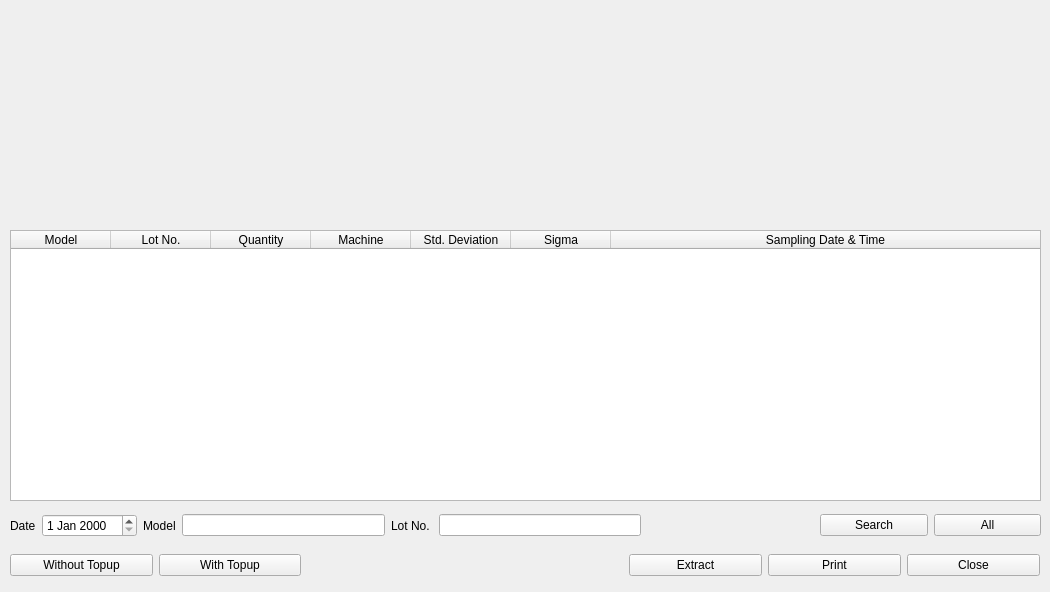
<?xml version="1.0" encoding="UTF-8"?>
<ui version="4.0">
 <class>form</class>
 <widget class="QWidget" name="form">
  <property name="geometry">
   <rect>
    <x>0</x>
    <y>0</y>
    <width>1050</width>
    <height>592</height>
   </rect>
  </property>
  <property name="minimumSize">
   <size>
    <width>1050</width>
    <height>592</height>
   </size>
  </property>
  <property name="maximumSize">
   <size>
    <width>1050</width>
    <height>592</height>
   </size>
  </property>
  <property name="windowTitle">
   <string>Query</string>
  </property>
  <widget class="QTableWidget" name="tableWidget">
   <property name="geometry">
    <rect>
     <x>10</x>
     <y>230</y>
     <width>1031</width>
     <height>271</height>
    </rect>
   </property>
   <property name="wordWrap">
    <bool>true</bool>
   </property>
   <attribute name="horizontalHeaderCascadingSectionResizes">
    <bool>true</bool>
   </attribute>
   <attribute name="horizontalHeaderShowSortIndicator" stdset="0">
    <bool>false</bool>
   </attribute>
   <attribute name="horizontalHeaderStretchLastSection">
    <bool>true</bool>
   </attribute>
   <column>
    <property name="text">
     <string>Model</string>
    </property>
   </column>
   <column>
    <property name="text">
     <string>Lot No.</string>
    </property>
   </column>
   <column>
    <property name="text">
     <string>Quantity</string>
    </property>
   </column>
   <column>
    <property name="text">
     <string>Machine</string>
    </property>
   </column>
   <column>
    <property name="text">
     <string>Std. Deviation</string>
    </property>
   </column>
   <column>
    <property name="text">
     <string>Sigma</string>
    </property>
   </column>
   <column>
    <property name="text">
     <string>Sampling Date &amp; Time</string>
    </property>
   </column>
  </widget>
  <widget class="QWidget" name="horizontalLayoutWidget">
   <property name="geometry">
    <rect>
     <x>10</x>
     <y>510</y>
     <width>631</width>
     <height>31</height>
    </rect>
   </property>
   <layout class="QHBoxLayout" name="horizontalLayout">
    <item>
     <widget class="QLabel" name="label">
      <property name="text">
       <string>Date</string>
      </property>
     </widget>
    </item>
    <item>
     <widget class="QDateEdit" name="dateEdit"/>
    </item>
    <item>
     <widget class="QLabel" name="label_2">
      <property name="text">
       <string>Model</string>
      </property>
     </widget>
    </item>
    <item>
     <widget class="QLineEdit" name="lineEdit"/>
    </item>
    <item>
     <widget class="QLabel" name="label_3">
      <property name="text">
       <string>Lot No. </string>
      </property>
     </widget>
    </item>
    <item>
     <widget class="QLineEdit" name="lineEdit_2"/>
    </item>
   </layout>
  </widget>
  <widget class="QWidget" name="horizontalLayoutWidget_2">
   <property name="geometry">
    <rect>
     <x>820</x>
     <y>510</y>
     <width>221</width>
     <height>31</height>
    </rect>
   </property>
   <layout class="QHBoxLayout" name="horizontalLayout_2">
    <item>
     <widget class="QPushButton" name="pushButton">
      <property name="text">
       <string>Search</string>
      </property>
     </widget>
    </item>
    <item>
     <widget class="QPushButton" name="pushButton_2">
      <property name="text">
       <string>All</string>
      </property>
     </widget>
    </item>
   </layout>
  </widget>
  <widget class="QWidget" name="horizontalLayoutWidget_3">
   <property name="geometry">
    <rect>
     <x>10</x>
     <y>550</y>
     <width>291</width>
     <height>31</height>
    </rect>
   </property>
   <layout class="QHBoxLayout" name="horizontalLayout_3">
    <item>
     <widget class="QPushButton" name="pushButton_3">
      <property name="text">
       <string>Without Topup</string>
      </property>
     </widget>
    </item>
    <item>
     <widget class="QPushButton" name="pushButton_4">
      <property name="text">
       <string>With Topup</string>
      </property>
     </widget>
    </item>
   </layout>
  </widget>
  <widget class="QWidget" name="horizontalLayoutWidget_4">
   <property name="geometry">
    <rect>
     <x>629</x>
     <y>550</y>
     <width>411</width>
     <height>31</height>
    </rect>
   </property>
   <layout class="QHBoxLayout" name="horizontalLayout_4">
    <item>
     <widget class="QPushButton" name="pushButton_7">
      <property name="text">
       <string>Extract</string>
      </property>
     </widget>
    </item>
    <item>
     <widget class="QPushButton" name="pushButton_5">
      <property name="text">
       <string>Print</string>
      </property>
     </widget>
    </item>
    <item>
     <widget class="QPushButton" name="pushButton_6">
      <property name="text">
       <string>Close</string>
      </property>
     </widget>
    </item>
   </layout>
  </widget>
 </widget>
 <resources/>
 <connections/>
</ui>
